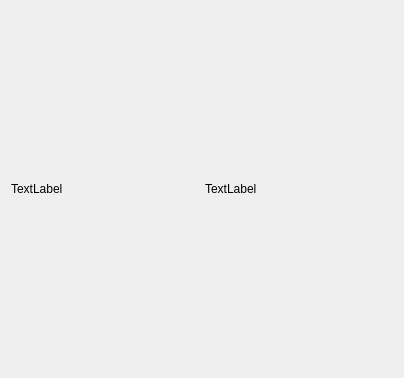
<?xml version="1.0" encoding="UTF-8"?>
<ui version="4.0">
 <class>Form</class>
 <widget class="QWidget" name="Form">
  <property name="geometry">
   <rect>
    <x>0</x>
    <y>0</y>
    <width>404</width>
    <height>378</height>
   </rect>
  </property>
  <property name="windowTitle">
   <string>Form</string>
  </property>
  <layout class="QGridLayout" name="gridLayout">
   <item row="0" column="0">
    <layout class="QHBoxLayout" name="horizontalLayout">
     <item>
      <widget class="QLabel" name="lb1">
       <property name="text">
        <string>TextLabel</string>
       </property>
      </widget>
     </item>
     <item>
      <widget class="QLabel" name="lb2">
       <property name="text">
        <string>TextLabel</string>
       </property>
      </widget>
     </item>
    </layout>
   </item>
  </layout>
 </widget>
 <resources/>
 <connections/>
</ui>
